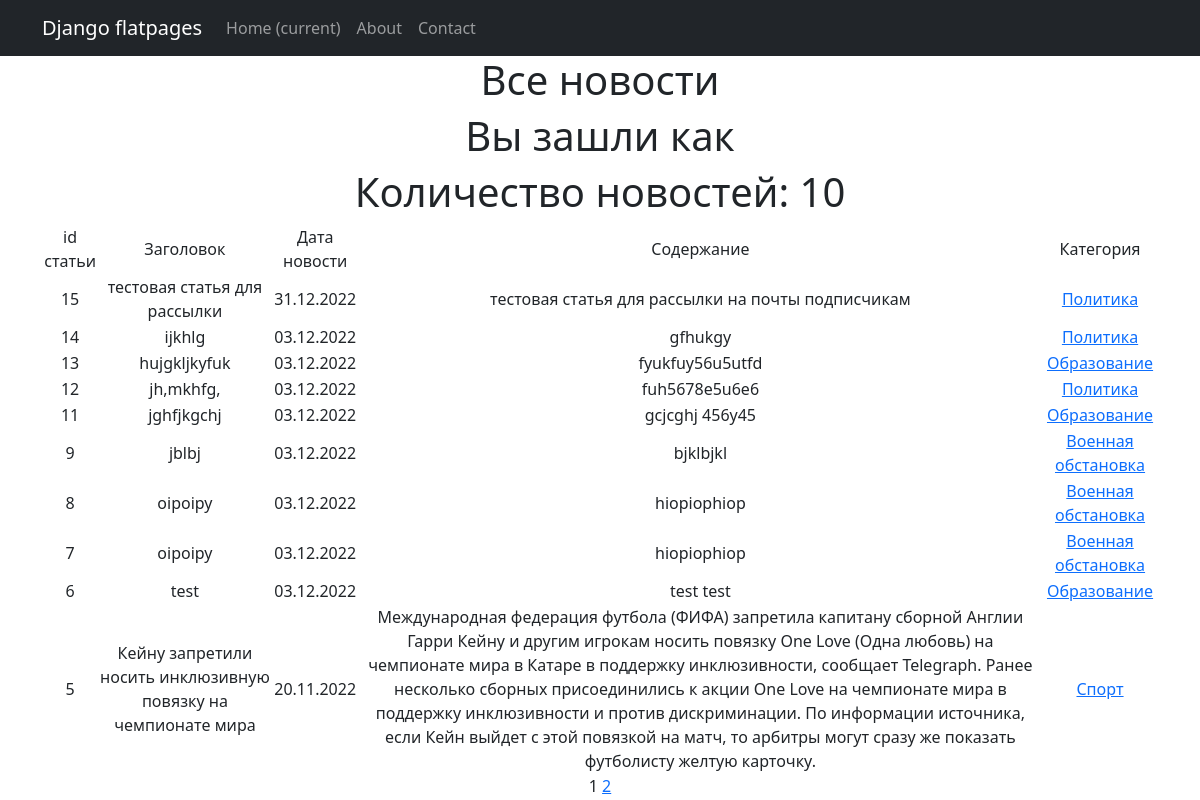
Before: /news/ with the older database file.
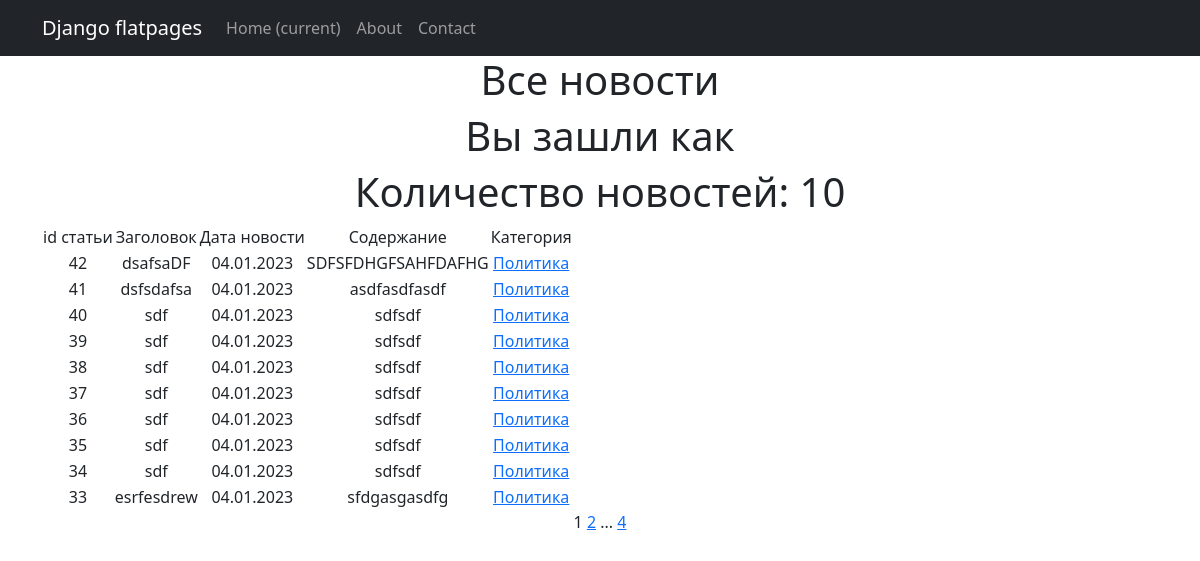
After: the same page with the newer database file.
### D5/models.py (models this page shows, shortened)
class Post(models.Model):
    news = 'nws'
    article = 'art'
    change = [(news, 'Новость'), (article, 'Статья')]
    author_id = models.ForeignKey(Author, on_delete=models.CASCADE)
    changes = models.CharField(choices=change, max_length=3)
    dt_create = models.DateTimeField(auto_now_add=True)
    category_id = models.ManyToManyField(Category, through='PostCategory')
    title = models.CharField(max_length=255)
    text = models.TextField()
    rank_post = models.IntegerField(default=0)

class Category(models.Model):
    name_category = models.CharField(unique=True, max_length=255)
    subscribers = models.ManyToManyField(User, blank=True, null=True, related_name='categories')
    def __str__(self):
        return self.name_category

### D5/views.py (the view)
# urls.py: path('', NewsLists.as_view(), name='news'),
class NewsLists(ListView):
    model = Post
    ordering = '-dt_create'
    template_name = 'news.html'
    context_object_name = 'news'
    paginate_by = 10

### D5/templatetags/custom_filters.py (called while the page is built)
@register.filter()
def censor(text):
    for wrd in CENSOR:
        if wrd in text:
            rep_len = '*' * (len(wrd) - 1)
            pref = wrd[0]
            rep = f'{pref}{rep_len}'
            text = text.replace(wrd, rep)
        else:
            continue
    return text

### templates/news.html (shortened to what this page needs)
{% extends 'flatpages/default.html' %}
{% load custom_filters %}
{% block content %}
<h1>Все новости</h1>
<h1>Вы зашли как {{ news.get_username }}</h1>
{% if news %}
<h1>Количество новостей: {{news|length}}</h1>
<table>
    <tr>
        <td>id статьи</td>
        <td>Заголовок</td>
        <td>Дата новости</td>
        <td>Содержание</td>
        <td>Категория</td>
    </tr>
    {% for new1 in news %}
    <tr>
        <td>{{ new1.id }}</td>
        <td>{{ new1.title }}</td>
        <td>{{ new1.dt_create|date:'d.m.Y' }}</td>
        <td>{{ new1.text }}</td>
                    <td>{% for category in new1.category_id.all %}
            <a href="{% url 'category_list' category.id %}">{{ category }}</a>
               {% endfor %}</td>
    </tr>
    {% endfor %}
</table>
{% else %}
<h2> Нет новостей! </h2>
{% endif %}
   {{ page_obj.number }}
   {% if page_obj.has_next %}
       <a href="?page={{ page_obj.next_page_number }}">{{ page_obj.next_page_number }}</a>
       {% if paginator.num_pages != page_obj.next_page_number %}
           ...
           <a href="?page={{ page_obj.paginator.num_pages }}">{{ page_obj.paginator.num_pages }}</a>
       {% endif %}
   {% endif %}
{% endblock content %}

Changed rows visible on the page:
no longer on this page (row unchanged): Post: id "15", title "тестовая статья для рассылки", dt_create "31.12.2022", text "тестовая статья для рассылки на почты подписчикам", Category (name_category "Политика")
no longer on this page (row unchanged): Post: id "14", title "ijkhlg", dt_create "03.12.2022", text "gfhukgy", Category (name_category "Политика")
no longer on this page (row unchanged): Post: id "13", title "hujgkljkyfuk", dt_create "03.12.2022", text "fyukfuy56u5utfd"
no longer on this page (row unchanged): Category: name_category "Образование"
no longer on this page (row unchanged): Post: id "12", title "jh,mkhfg,", dt_create "03.12.2022", text "fuh5678e5u6e6", Category (name_category "Политика")
no longer on this page (row unchanged): Post: id "11", title "jghfjkgchj", dt_create "03.12.2022", text "gcjcghj 456y45"
no longer on this page (row unchanged): Post: id "9", title "jblbj", dt_create "03.12.2022", text "bjklbjkl"
no longer on this page (row unchanged): Category: name_category "Военная обстановка"
no longer on this page (row unchanged): Post: id "8", title "oipoipy", dt_create "03.12.2022", text "hiopiophiop"
no longer on this page (row unchanged): Post: id "7", title "oipoipy", dt_create "03.12.2022", text "hiopiophiop"
no longer on this page (row unchanged): Post: id "6", title "test", dt_create "03.12.2022", text "test test"
no longer on this page (row unchanged): Post: id "5", title "Кейну запретили носить инклюзивную повязку на чемпионате мира", dt_create "20.11.2022", text "Международная федерация футбола (ФИФА) запретила капитану сборной Англии Гарри Кейну и другим игрокам носить повязку One Love (Одна любовь) на чемпионате мира в Катаре в поддержку инклюзивности, сообщает Telegraph. Ранее несколько сборных присоединились к акции One Love на чемпионате мира в поддержку инклюзивности и против дискриминации. По информации источника, если Кейн выйдет с этой повязкой на матч, то арбитры могут сразу же показать футболисту желтую карточку."
no longer on this page (row unchanged): Category: name_category "Спорт", shown under "5"
added Post: id "42", title "dsafsaDF", dt_create "04.01.2023", text "SDFSFDHGFSAHFDAFHG", Category (name_category "Политика")
added Post: id "41", title "dsfsdafsa", dt_create "04.01.2023", text "asdfasdfasdf", Category (name_category "Политика")
added Post: id "40", title "sdf", dt_create "04.01.2023", text "sdfsdf", Category (name_category "Политика")
added Post: id "39", title "sdf", dt_create "04.01.2023", text "sdfsdf", Category (name_category "Политика")
added Post: id "38", title "sdf", dt_create "04.01.2023", text "sdfsdf", Category (name_category "Политика")
added Post: id "37", title "sdf", dt_create "04.01.2023", text "sdfsdf", Category (name_category "Политика")
added Post: id "36", title "sdf", dt_create "04.01.2023", text "sdfsdf", Category (name_category "Политика")
added Post: id "35", title "sdf", dt_create "04.01.2023", text "sdfsdf", Category (name_category "Политика")
added Post: id "34", title "sdf", dt_create "04.01.2023", text "sdfsdf", Category (name_category "Политика")
added Post: id "33", title "esrfesdrew", dt_create "04.01.2023", text "sfdgasgasdfg", Category (name_category "Политика")
Other visible differences:
{{ page_obj.paginator.num_pages }}: (not shown) → "4"
